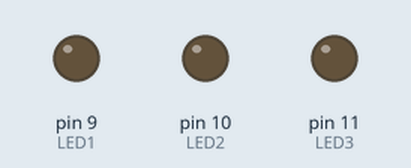
Bench run of a sketch on a simulated Arduino Uno, built with avr-gcc and run on an emulated ATmega328P. On the bench: output pins drawn as LEDs (lit = HIGH).

Above: at 0.15 s.
Timing chart, 0 to 1.6 s (numbered marks = the images above):
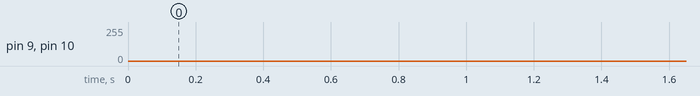

The sketch:

submission-1.ino
```cpp
#define LED1 9
#define LED2 10
#define LED3 11

void setup() {
  pinMode(LED1, OUTPUT);
  pinMode(LED2, OUTPUT);
  pinMode(LED3, OUTPUT);
}

int a = 0, b = 85, c = 170;
void loop() {
  analogWrite(LED1, a);
  analogWrite(LED2, b);
  analogWrite(LED3, c);
  delay(5);
  a = (a + 1) % 256;
  b = (b + 1) % 256;
  c = (c + 1) % 256;
}
```
